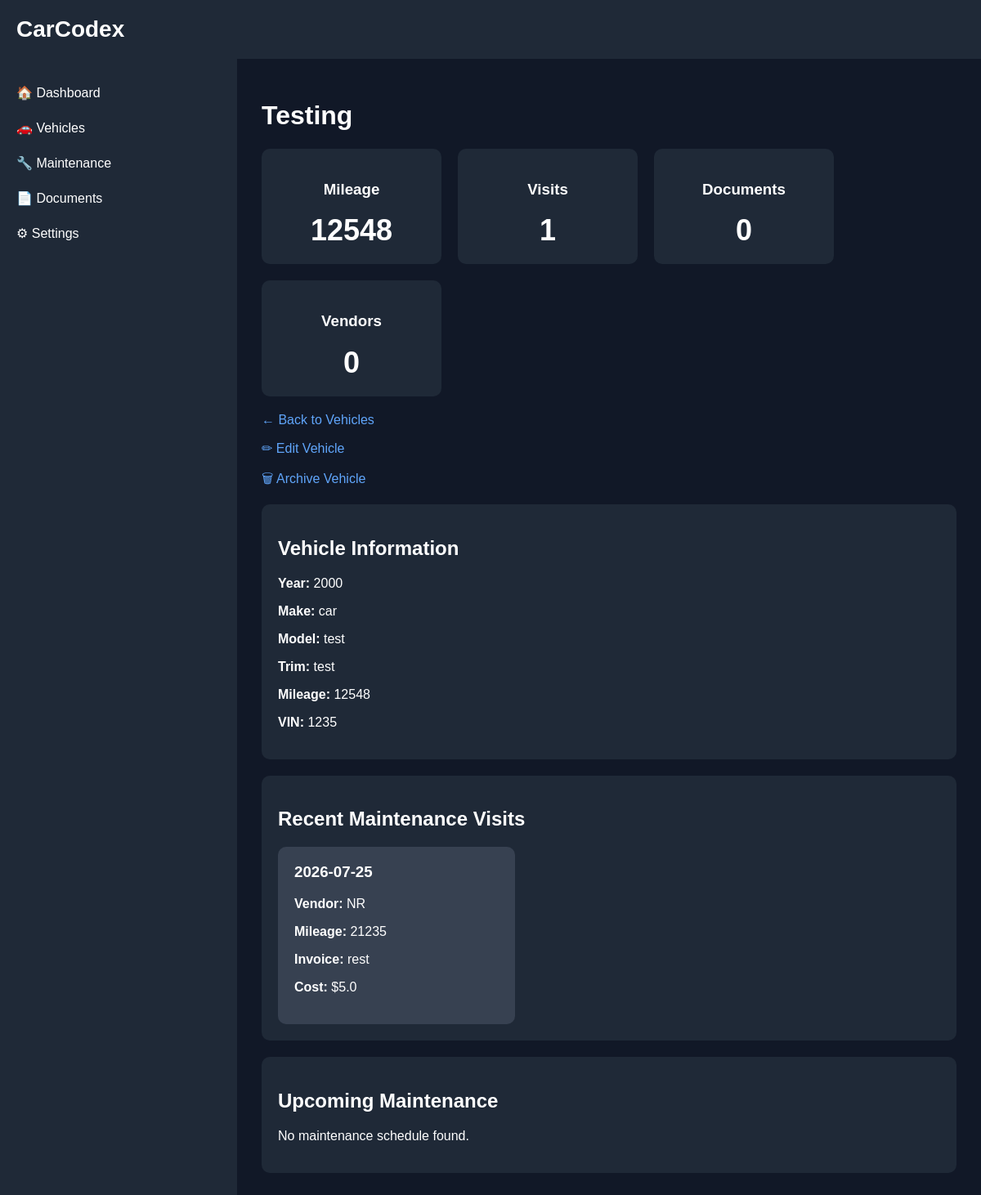
Page /vehicle/4 on the earlier database version.
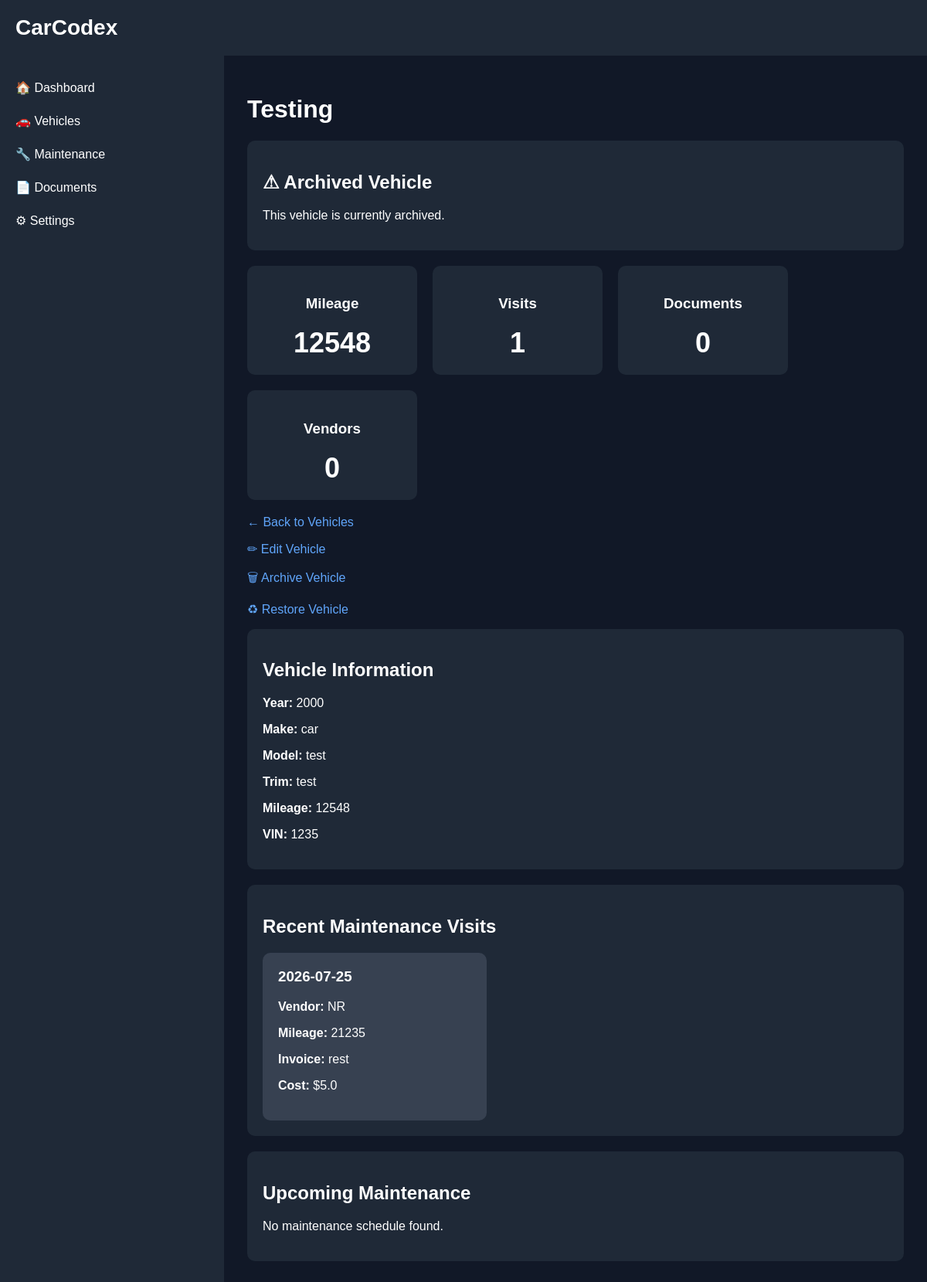
Same page on the later database version.
### backend/main.py (the view)
@app.get(
    "/vehicle/{vehicle_id}",
    response_class=HTMLResponse
)
def vehicle_detail(
    request: Request,
    vehicle_id: int
):
    db = SessionLocal()
    vehicle = db.query(
        Vehicle
    ).filter(
        Vehicle.id == vehicle_id
    ).first()
    visits = db.query(
        MaintenanceVisit
    ).filter(
        MaintenanceVisit.vehicle_id == vehicle_id
    ).all()
    schedules = db.query(
        MaintenanceSchedule
    ).filter(
        MaintenanceSchedule.vehicle_id == vehicle_id
    ).all()
    db.close()
    return templates.TemplateResponse(
        request=request,
        name="vehicle_detail.html",
        context={
            "request": request,
            "vehicle": vehicle,
            "visits": visits,
            "schedules": schedules,
            "visit_count": len(visits),
            "document_count": 0,
            "vendor_count": 0
        }
    )

### backend/templates/vehicle_detail.html (shortened to what this page needs)
{% extends "base.html" %}
{% block content %}
<h1>{{ vehicle.nickname }}</h1>
{% if vehicle.archived %}
<div class="card">
    <h2>⚠ Archived Vehicle</h2>
    <p>
        This vehicle is currently archived.
    </p>
</div>
{% endif %}
<div class="stats-grid">
    <div class="stat-card">
        <h3>Mileage</h3>
        <div class="stat-value">
            {{ vehicle.current_mileage }}
        </div>
    </div>
    <div class="stat-card">
        <h3>Visits</h3>
        <div class="stat-value">
            {{ visit_count }}
        </div>
    </div>
    <div class="stat-card">
        <h3>Documents</h3>
        <div class="stat-value">
            {{ document_count }}
        </div>
    </div>
    <div class="stat-card">
        <h3>Vendors</h3>
        <div class="stat-value">
            {{ vendor_count }}
        </div>
    </div>
</div>
<p>
    <a href="/vehicles-ui"
        class="nav-link">
        ← Back to Vehicles
        <p>
    <a href="/vehicle-edit/{{ vehicle.id }}"
       class="nav-link">
        ✏ Edit Vehicle
    </a>
    <p>
    <a href="/vehicle-archive/{{ vehicle.id }}"
        class="nav-link">
        🗑 Archive Vehicle
    </a>
    </p>
    {% if vehicle.archived %}
    <p>
        <a href="/vehicle-restore/{{ vehicle.id }}"
           class="nav-link">
            ♻ Restore Vehicle
        </a>
    </p>
{% endif %}
</p>
    </a>
</p>
<div class="card">
    <h2>Vehicle Information</h2>
    <p>
        <strong>Year:</strong>
        {{ vehicle.year }}
    </p>
    <p>
        <strong>Make:</strong>
        {{ vehicle.make }}
    </p>
    <p>
        <strong>Model:</strong>
        {{ vehicle.model }}
    </p>
    <p>
        <strong>Trim:</strong>
        {{ vehicle.trim }}
    </p>
    <p>
        <strong>Mileage:</strong>
        {{ vehicle.current_mileage }}
    </p>
    <p>
        <strong>VIN:</strong>
        {{ vehicle.vin }}
    </p>
</div>
<div class="card">
    <h2>Recent Maintenance Visits</h2>
    <div class="visit-grid">
        {% if visits %}
            {% for visit in visits %}
                <a href="/maintenance-visit/{{ visit.id }}"
                   class="visit-link">
                    <div class="visit-card">
                        <h3>{{ visit.visit_date }}</h3>
                        <p>
                            <strong>Vendor:</strong>
                            {{ visit.vendor }}
                        </p>
                        <p>
                            <strong>Mileage:</strong>
                            {{ visit.mileage }}
                        </p>
                        <p>
                            <strong>Invoice:</strong>
                            {{ visit.invoice_number }}
                        </p>
                        <p>
                            <strong>Cost:</strong>
                            ${{ visit.total_cost }}
                        </p>
                    </div>
                </a>
            {% endfor %}
        {% else %}
            <p>No maintenance visits recorded.</p>
        {% endif %}
    </div>
</div>
<div class="card">
    <h2>Upcoming Maintenance</h2>
    {% if schedules %}
        {% for schedule in schedules %}
            <p>
                <strong>
                    {{ schedule.service_type }}
                </strong>
            </p>
        {% endfor %}
    {% else %}
        <p>
            No maintenance schedule found.
        </p>
    {% endif %}
</div>
{% endblock %}

Differences in the rows shown:
changed Vehicle "Testing": archived False → True (drawn)
Other differences:
text now shown: "⚠ Archived Vehicle This vehicle is currently archived. ♻ Restore Vehicle"
